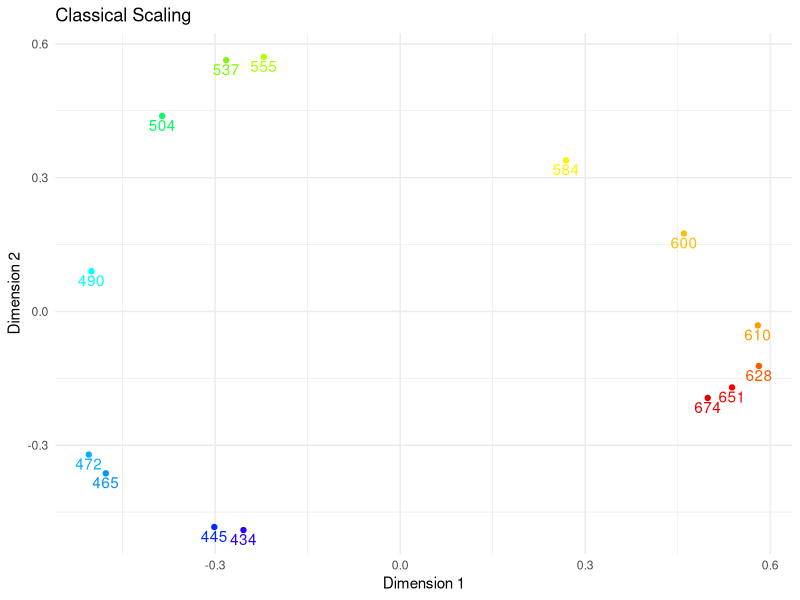
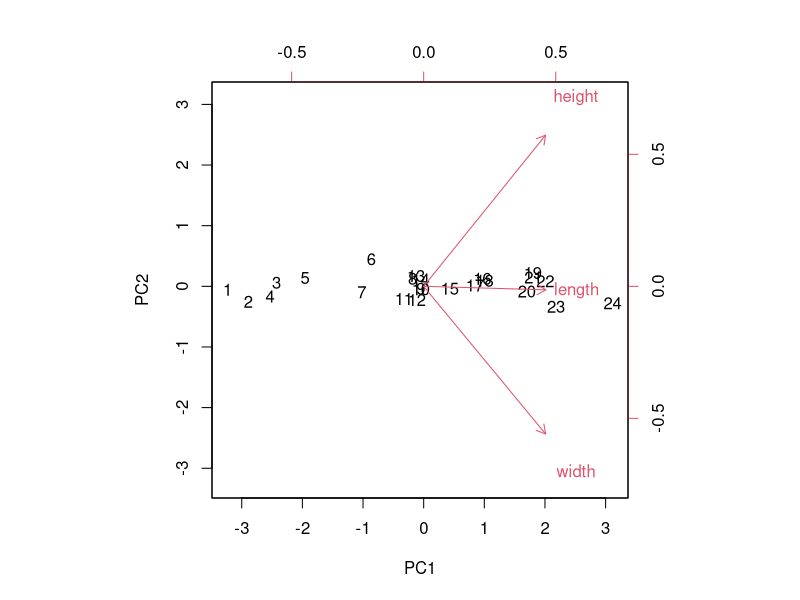
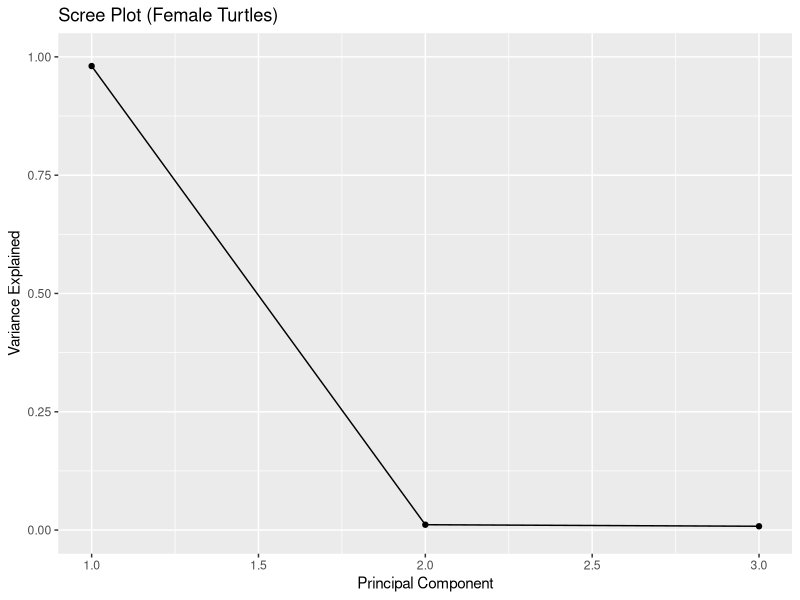
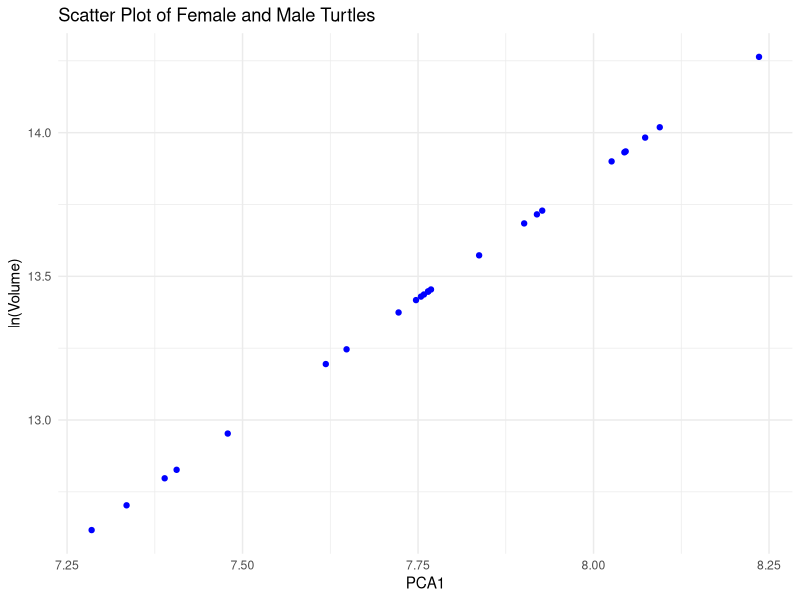

R code for these plots, in order:
## ---- chunk 1
# cargamos librerias y código principal
library(dplyr)
library(kableExtra)
library(openxlsx)
library(ggplot2)
library(stats)
# Cargamos bases de datos
## ---- chunk 2
library(kableExtra)

# Cargamos base de datos
data2 <- read.xlsx("turtles.xlsx")
turtlesF <- data2 |> 
        filter(sex == 'f ')

# Media de las variables

summaryTurtlesF <- turtlesF |>
                  summarise(mediaLength = mean(length),
                            mediaWidth = mean(width),
                            mediaHeight = mean(height))

covariance  <-  cov(turtlesF[,c('length', 'width', 'height')])
          
eigenvalues  <- covariance |> eigen()

#PCA

turtlesF <- turtlesF |>
        mutate(length = log(length),
               width = log(width),
               height = log(height))

#calculate principal components
resultsF <- prcomp(turtlesF[2:4], scale = TRUE)

var_explainedF = resultsF$sdev^2 / sum(resultsF$sdev^2)

turtlesF$Volume <- exp(turtlesF$length+turtlesF$width+turtlesF$height)

# Transformar variables

pca_scores <- as.matrix(turtlesF[2:4]) %*% resultsF$rotation

# Extract the first principal component (PCA1)
pca2 <- pca_scores[, 1]
# Create a new data frame with only PCA1
df_pca2 <- data.frame(PCA1 = pca2)

df_pca2$Volume <- turtlesF$Volume

reg <- lm(log(Volume) ~ PCA1, data = df_pca2)

## ---- chunk 3
#| tbl-cap: "Resumen de resultados"
#| tbl-subcap: 
#|  - Medias
#|  - Covarianzas
#|  - Eigenvalores
#| layout-ncol: 2

kable(summaryTurtlesF, format = "latex", booktabs = TRUE) |>
  kable_styling()

kable(data.frame(covariance), format = "latex", booktabs = TRUE) |>
  kable_styling()

kable(data.frame(eigenvalues=eigenvalues$value), format = "latex", booktabs = TRUE) |>
  kable_styling()

## ---- chunk 4
#| tbl-cap: Resumen de resultados regresión
#| tbl-pos: H
model_summary <- summary(reg)
kable(model_summary$coefficients, caption = "Resumen de la Regresión", format = "latex", booktabs = TRUE) %>%
  kable_styling()

kable(model_summary$adj.r.squared, caption = "Adj R^2", format = "latex", booktabs = TRUE) %>%
  kable_styling()

## ---- chunk 5
#| fig.align='center',
#| out.width="70%",
#| fig.pos='H',
#| fig.cap="MDS Clásico de la percepción de los colores."
# Cargamos base de datos
data1 <- read.xlsx("color_stimuli.xlsx")
matrix <- 1- as.matrix(data1)
matrix <- matrix - diag(14)
# Clasical scaling
classical <- cmdscale(matrix, k=2, eig=TRUE, add=TRUE)

hexcodes <- c('#2800ff', 
              '#0028ff',
              '#0092ff',
              '#00b2ff',
              '#00ffff',
              '#00ff61',
              '#77ff00',
              '#b3ff00',
              '#fff200',
              '#ffbe00',
              '#ff9b00',
              '#ff5700',
              '#ff0000',
              '#e50000'
              )

# Mapear longitudes de onda a colores 

wavelengths <- c(434, 445, 465, 472, 490, 504, 537, 555, 584, 600, 610, 628, 651, 674)

# Crear un dataframe para ggplot
df <- data.frame(classical$points, Wavelength = wavelengths, Color = hexcodes)

# Crear la gráfica
ggplot(df, aes(x = X1, y = X2, color = Color, label = Wavelength)) +
  geom_point() +
  geom_text(vjust = 1.25) +
  scale_color_identity() +
  labs(title = "Classical Scaling", x = "Dimension 1", y = "Dimension 2") +
  theme_minimal()

## ---- chunk 6
#| fig.align='center',
#| out.width="50%",
#| fig.pos='H',
#| fig.cap="Biplot componentes principales."

biplot(resultsF, scale = 0)
## ---- chunk 7
#| fig.align='center',
#| out.width="70%",
#| fig.pos='H',
#| fig.cap="Scree plot."
#create scree plot
qplot(c(1:3), var_explainedF) + 
  geom_line() + 
  xlab("Principal Component") + 
  ylab("Variance Explained") +
  ggtitle("Scree Plot (Female Turtles)") +
  ylim(0, 1)
## ---- chunk 8
#| fig.align='center',
#| out.width="60%",
#| fig.pos='H',
#| fig.cap="Scree plot."

plot <- ggplot()+
  geom_point(data=df_pca2, aes(x = PCA1, y = log(Volume)),color="blue") +
  labs(title = "Scatter Plot of Female and Male Turtles", 
       x = "PCA1", y = "ln(Volume)") +
  theme_minimal()
print(plot)
